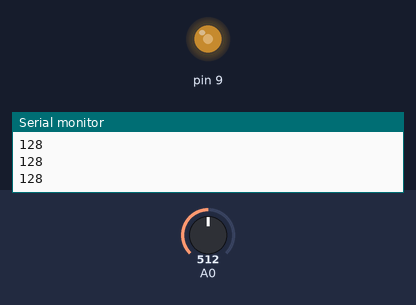
A sketch run on a simulated Arduino Uno, built with avr-gcc and run on an emulated ATmega328P. Shown: output pins drawn as LEDs (lit = HIGH), the last lines printed to the serial monitor. Inputs (shaded band) come from the test bench; at power-on: A0 = 512.

Above: at 1.3 s.
1.4 s: A0 set to 716
At 2.3 s:
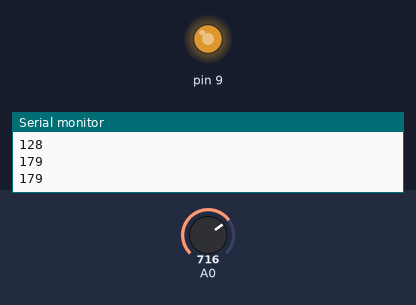
3.0 s: A0 set to 900
At 3.5 s:
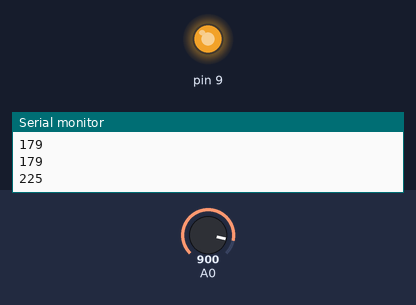
4.5 s: A0 set to 122
At 5.7 s:
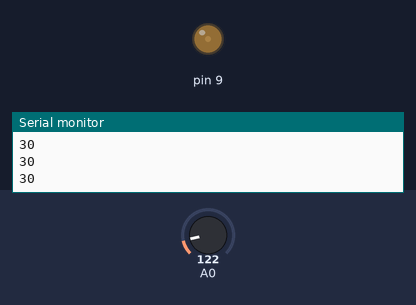
6.0 s: A0 set to 0
At 7.0 s:
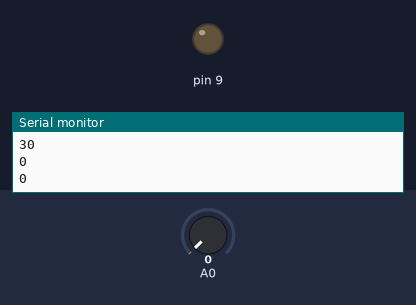
Timing chart, 0 to 8.5 s (numbered marks = the images above; inputs shaded):
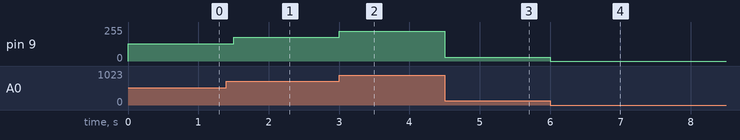

Measured:
- after the input at 1.4 s, pin 9: 128/255 → 179/255 after 0.10 s
- after the input at 3.0 s, pin 9: 179/255 → 225/255 at once
- after the input at 4.5 s, pin 9: 225/255 → 30/255 at once
- after the input at 6.0 s, pin 9: 30/255 → 0/255 at once

The sketch:

analagdegeri.ino
```cpp
void setup() {
  // put your setup code here, to run once:
  Serial.begin(9600);
  Serial.println("Deger : ");
}

void loop() {
  // put your main code here, to run repeatedly:
  int deger=0;
  deger = analogRead(A0);
  // deger = map(deger, 0, 1023, 0, 255);
  deger/=4;
  Serial.println(deger);
  analogWrite(9, deger);
  delay(500);
}
```
